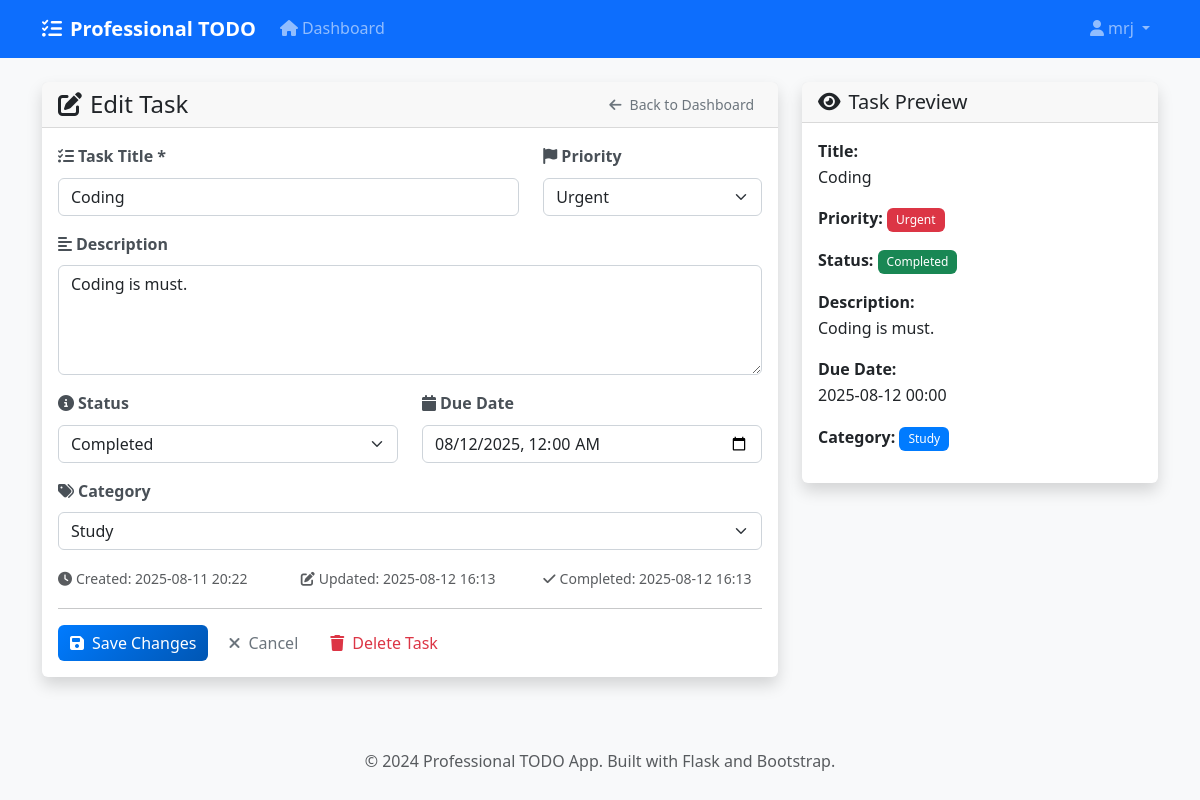
/tasks/edit/2 (signed in), run on an earlier commit of the app's database.
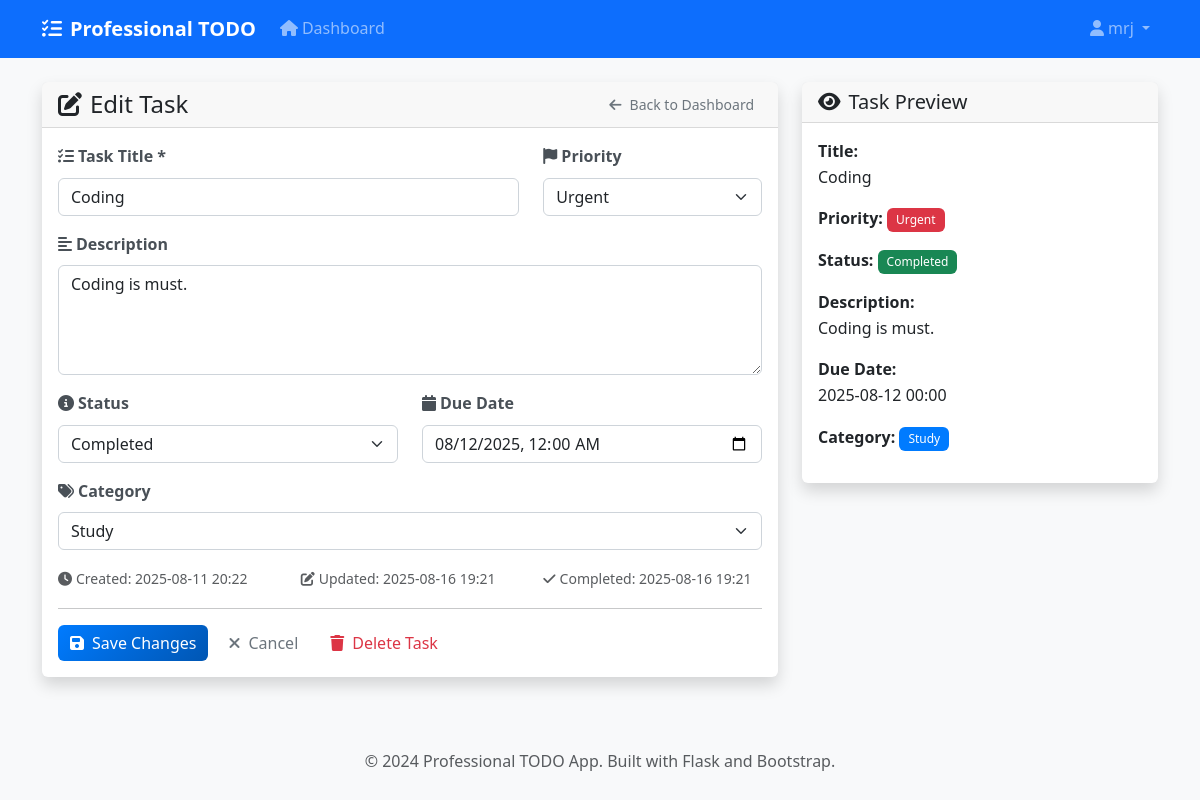
And on a later commit of the database.
### app/models.py (models this page shows, shortened)
class Task(db.Model):
    id = db.Column(db.Integer, primary_key=True)
    title = db.Column(db.String(200), nullable=False)
    description = db.Column(db.Text)
    status = db.Column(db.String(20), default='pending', nullable=False)
    priority = db.Column(db.String(20), default='medium', nullable=False)
    due_date = db.Column(db.DateTime)
    created_at = db.Column(db.DateTime, default=datetime.utcnow)
    updated_at = db.Column(db.DateTime, default=datetime.utcnow, onupdate=datetime.utcnow)
    completed_at = db.Column(db.DateTime)
    user_id = db.Column(db.Integer, db.ForeignKey('user.id'), nullable=False)
    category_id = db.Column(db.Integer, db.ForeignKey('task_category.id'), nullable=True)
    STATUS_CHOICES = ['pending', 'in_progress', 'completed', 'cancelled']
    PRIORITY_CHOICES = ['low', 'medium', 'high', 'urgent']

### app/routes/tasks.py (the view, shortened to what this page needs)
@tasks_bp.route('/edit/<int:task_id>', methods=['GET', 'POST'])
@login_required
def edit_task(task_id):
    task = Task.query.filter_by(id=task_id, user_id=current_user.id).first_or_404()
    categories = TaskCategory.query.filter_by(user_id=current_user.id).all()
    return render_template('tasks/edit_task.html', task=task, categories=categories)

### app/models.py (called while the page is built)
@login_manager.user_loader
def load_user(user_id):
    return User.query.get(int(user_id))

### run.py (called while the page is built)
@app.context_processor
def inject_now():
    from datetime import datetime
    return {'now': datetime.utcnow()}

### app/templates/tasks/edit_task.html (shortened to what the changed rows need)
{% extends "base.html" %}
{% block content %}
<div class="row justify-content-center">
    <div class="col-md-8">
        <div class="card shadow">
            <div class="card-body">
                <form method="POST" action="{{ url_for('tasks.edit_task', task_id=task.id) }}" id="editTaskForm">
                    <div class="row">
                        <div class="col-md-8 mb-3">
                            <label for="title" class="form-label">
                                <i class="fas fa-tasks me-1"></i>Task Title *
                            </label>
                            <input type="text" class="form-control" id="title" name="title"
                                   value="{{ task.title }}" required>
                        </div>
                    </div>
                    <div class="mb-3">
                        <label for="description" class="form-label">
                            <i class="fas fa-align-left me-1"></i>Description
                        </label>
                        <textarea class="form-control" id="description" name="description"
                                  rows="4" placeholder="Enter task description...">{{ task.description or '' }}</textarea>
                    </div>
                    <div class="row">
                        <div class="col-md-6 mb-3">
                            <label for="due_date" class="form-label">
                                <i class="fas fa-calendar me-1"></i>Due Date
                            </label>
                            <input type="datetime-local" class="form-control" id="due_date" name="due_date"
                                   value="{{ task.due_date.strftime('%Y-%m-%dT%H:%M') if task.due_date else '' }}">
                        </div>
                    </div>
                    <div class="row mb-3">
                        <div class="col-md-4">
                            <small class="text-muted">
                                <i class="fas fa-clock me-1"></i>Created: {{ task.created_at.strftime('%Y-%m-%d %H:%M') }}
                            </small>
                        </div>
                        <div class="col-md-4">
                            <small class="text-muted">
                                <i class="fas fa-edit me-1"></i>Updated: {{ task.updated_at.strftime('%Y-%m-%d %H:%M') }}
                            </small>
                        </div>
                        {% if task.completed_at %}
                        <div class="col-md-4">
                            <small class="text-muted">
                                <i class="fas fa-check me-1"></i>Completed: {{ task.completed_at.strftime('%Y-%m-%d %H:%M') }}
                            </small>
                        </div>
                        {% endif %}
                    </div>
                </form>
            </div>
        </div>
    </div>
    <div class="col-md-4">
        <div class="card shadow">
            <div class="card-body">
                <div class="mb-3">
                    <strong>Title:</strong>
                    <p id="previewTitle" class="mb-0">{{ task.title }}</p>
                </div>
                <div class="mb-3">
                    <strong>Priority:</strong>
                    <span id="previewPriority" class="badge bg-{{ 'danger' if task.priority == 'urgent' else 'warning' if task.priority == 'high' else 'info' if task.priority == 'medium' else 'secondary' }}">
                        {{ task.priority|title }}
                    </span>
                </div>
                <div class="mb-3">
                    <strong>Status:</strong>
                    <span id="previewStatus" class="badge bg-{{ 'success' if task.status == 'completed' else 'warning' if task.status == 'pending' else 'info' if task.status == 'in_progress' else 'secondary' }}">
                        {{ task.status|title|replace('_', ' ') }}
                    </span>
                </div>
                {% if task.description %}
                <div class="mb-3">
                    <strong>Description:</strong>
                    <p id="previewDescription" class="mb-0">{{ task.description }}</p>
                </div>
                {% endif %}
                {% if task.due_date %}
                <div class="mb-3">
                    <strong>Due Date:</strong>
                    <p id="previewDueDate" class="mb-0">
                        {% if task.due_date < now and task.status != 'completed' %}
                            <span class="text-danger">
                                <i class="fas fa-exclamation-triangle me-1"></i>{{ task.due_date.strftime('%Y-%m-%d %H:%M') }}
                            </span>
                        {% else %}
                            {{ task.due_date.strftime('%Y-%m-%d %H:%M') }}
                        {% endif %}
                    </p>
                </div>
                {% endif %}
            </div>
        </div>
    </div>
</div>
{% endblock %}

What changed in the data, as far as the page shows it:
changed Task "Coding": updated_at "2025-08-12 16:13" → "2025-08-16 19:21"; completed_at "2025-08-12 16:13" → "2025-08-16 19:21"
